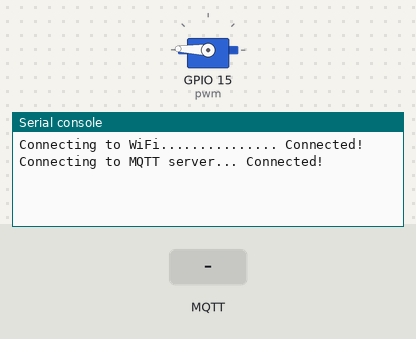
This program was run on a simulated ESP32 board running MicroPython. On the bench: servo, the last lines printed to the serial console. Wiring (from the project's diagram.json): servo on GPIO 15, PIR motion sensor on GPIO 26. Inputs (shaded band) come from the test bench. WiFi joins after 1.5 s; no MQTT or app messages arrive unless stated; servo angles are drawn from the pulse width (0.5 ms = 0°, 2.5 ms = 180°).

Above: at 2.8 s.
2.9 s: MQTT message "oi" arrives on the first subscribed topic
At 3.3 s:
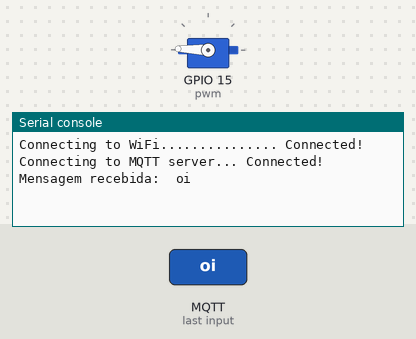
4.4 s: MQTT message "S" arrives on the first subscribed topic
At 5.6 s:
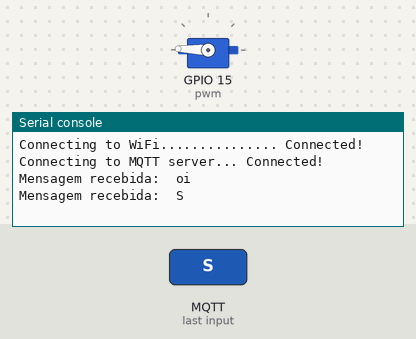
5.9 s: MQTT message "1" arrives on the first subscribed topic
At 6.8 s:
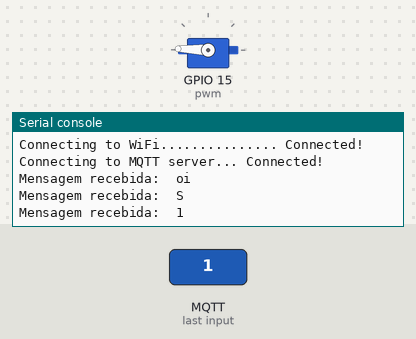

The program:

main.py
```python
import network
import machine
import time
import dht
import ujson
from umqtt.simple import MQTTClient
from machine import Pin,PWM
import utime
from time import sleep
from f import Servo

tranca = "oi"
Motion_Detected = False  #Global variable to hold the state of motion sensor

def handle_interrupt(Pin):           #defining interrupt handling function
 global Motion_Detected
 Motion_Detected = True

#servo = Pin(5,Pin.OUT)
sensor = Pin(26,Pin.IN)

sensor.irq(trigger=Pin.IRQ_RISING, handler=handle_interrupt)
pwm = PWM(Pin(15), freq=50, duty=0)

Servo(pwm, 180)

# MQTT Server Parameters
MQTT_CLIENT_ID = "conect demo"
MQTT_BROKER    = "broker.mqttdashboard.com"
MQTT_TOPIC_SEND = "exp.criativas/enviar"
MQTT_TOPIC_RECEIVE = "exp.criativas/receber"
MQTT_USER      = "123456"
MQTT_PASSWORD  = "123456"

#função com a resposta do topico selecionado
def callback(topic, msg):
    global tranca
    print("Mensagem recebida: ", msg.decode())
    tranca = msg.decode()
    #client.publish(MQTT_TOPIC_RECEIVE, "Funcionou!!!!!")

#Parte da comunicação do driver virtual do
print("Connecting to WiFi", end="")
sta_if = network.WLAN(network.STA_IF)
sta_if.active(True)
sta_if.connect('Wokwi-GUEST', '')
while not sta_if.isconnected():
  print(".", end="")
  time.sleep(0.1)
print(" Connected!")

print("Connecting to MQTT server... ", end="")
client = MQTTClient(MQTT_CLIENT_ID, MQTT_BROKER, user=MQTT_USER, password=MQTT_PASSWORD)


#####Criando retorno de informação
client.set_callback(callback)

####Conectando no cliente
client.connect()
print("Connected!")
#Fazendo inscrição no tópico "mensagens" para receber mensagens
client.subscribe(MQTT_TOPIC_RECEIVE)


while True:
    client.check_msg();
    if Motion_Detected:
        # Publicação da mensagem que será enviada
        client.publish(MQTT_TOPIC_SEND, "MOVIMENTO DETECTADO")
        while (tranca == "oi"):
            client.check_msg();
        print(tranca)
        if tranca == "S":
            for i in range (180, 85, -5):
                Servo(pwm, i)
                utime.sleep(0.1)
            sleep(20)
            print("Porta Trancada!")
            Servo(pwm, 180)
            Motion_Detected = False
        else:
            Motion_Detected = False
            print("Porta Trancada. Timeout de 15 minutos." )
            sleep(900)
            print("Timeout acabou!")
```

f.py
```python
from machine import Pin, PWM
from time import sleep
import utime

# pwm
pwm = PWM(Pin(15), freq=50, duty=0)

def Servo(servo, angle):
    # angle / 180（ * 2（0°-180°） + 0.5（）/ 20ms * 1023
    pwm.duty(int(((angle)/180 *2 + 0.5) / 20 * 1023))    
```

Measured:
- after the input at 2.9 s, the serial console: prints a new line at once (image 1)
- after the input at 4.4 s, the serial console: prints a new line at once (image 2)
- after the input at 5.9 s, the serial console: prints a new line at once (image 3)
